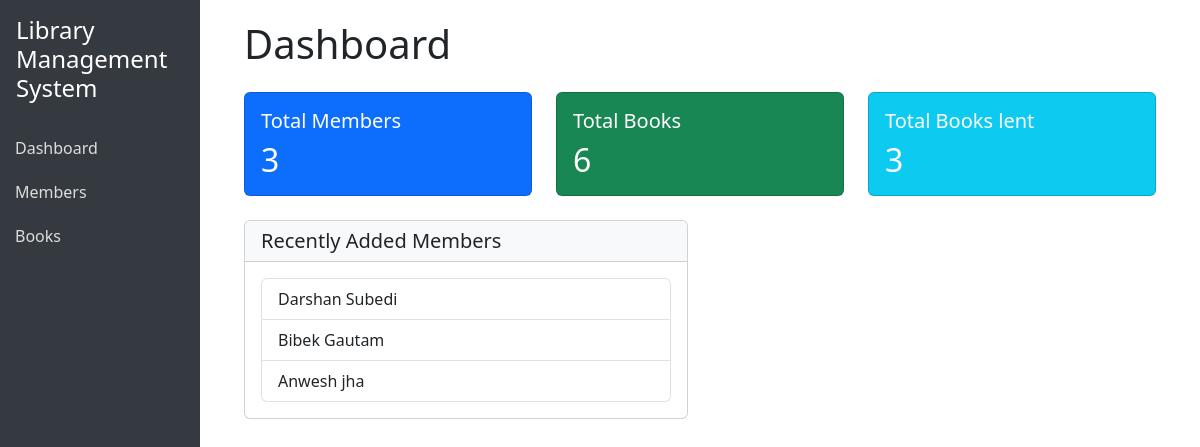
/library/, run on the app's committed database.
### libmanagement/models.py (models this page shows, shortened)
class Members(models.Model):
    name = models.CharField(max_length=50)
    email = models.EmailField(unique=True)
    membership_date = models.DateField(auto_now_add=True)

### libmanagement/views.py (the view)
# urls.py: path('',views.dashboard,name="dashboard"),
def dashboard(request):
    context = {
        'total_members':  Members.objects.count(),
        'total_books': Book.objects.count(),
        'total_records': Records.objects.count(),
        'recent_members': Members.objects.order_by('-membership_date')[:5],
    }
    return render(request, './dashboard.html', context)

### libmanagement/templates/dashboard.html (shortened to what this page needs)
{% extends 'base.html' %}
{% block content %}
<div class="container">
    <h1 class="mb-4">Dashboard</h1>
    <div class="row">
        <div class="col-md-4 mb-4">
            <div class="card text-white bg-primary">
                <div class="card-body">
                    <h5 class="card-title">Total Members</h5>
                    <h2 class="card-text">{{ total_members }}</h2>
                </div>
            </div>
        </div>
        <div class="col-md-4 mb-4">
            <div class="card text-white bg-success">
                <div class="card-body">
                    <h5 class="card-title">Total Books</h5>
                    <h2 class="card-text">{{ total_books }}</h2>
                </div>
            </div>
        </div>
        <div class="col-md-4 mb-4">
            <div class="card text-white bg-info">
                <div class="card-body">
                    <h5 class="card-title">Total Books lent</h5>
                    <h2 class="card-text">{{ total_records }}</h2>
                </div>
            </div>
        </div>
    </div>
    <div class="row">
        <div class="col-md-6 mb-4">
            <div class="card">
                <div class="card-header bg-light">
                    <h5 class="mb-0">Recently Added Members</h5>
                </div>
                <div class="card-body">
                    {% if recent_members %}
                        <ul class="list-group">
                            {% for member in recent_members %}
                                <li class="list-group-item d-flex justify-content-between align-items-center">
                                    {{member.name}}
                                </li>
                            {% endfor %}
                        </ul>
                    {% else %}
                        <p class="text-muted">No Members added yet.</p>
                    {% endif %}
                </div>
{% endblock %}

### data on the page
Members: name "Darshan Subedi"
Members: name "Bibek Gautam"
Members: name "Anwesh jha"

### other printed values
{{ total_members }} "3"
{{ total_books }} "6"
{{ total_records }} "3"
